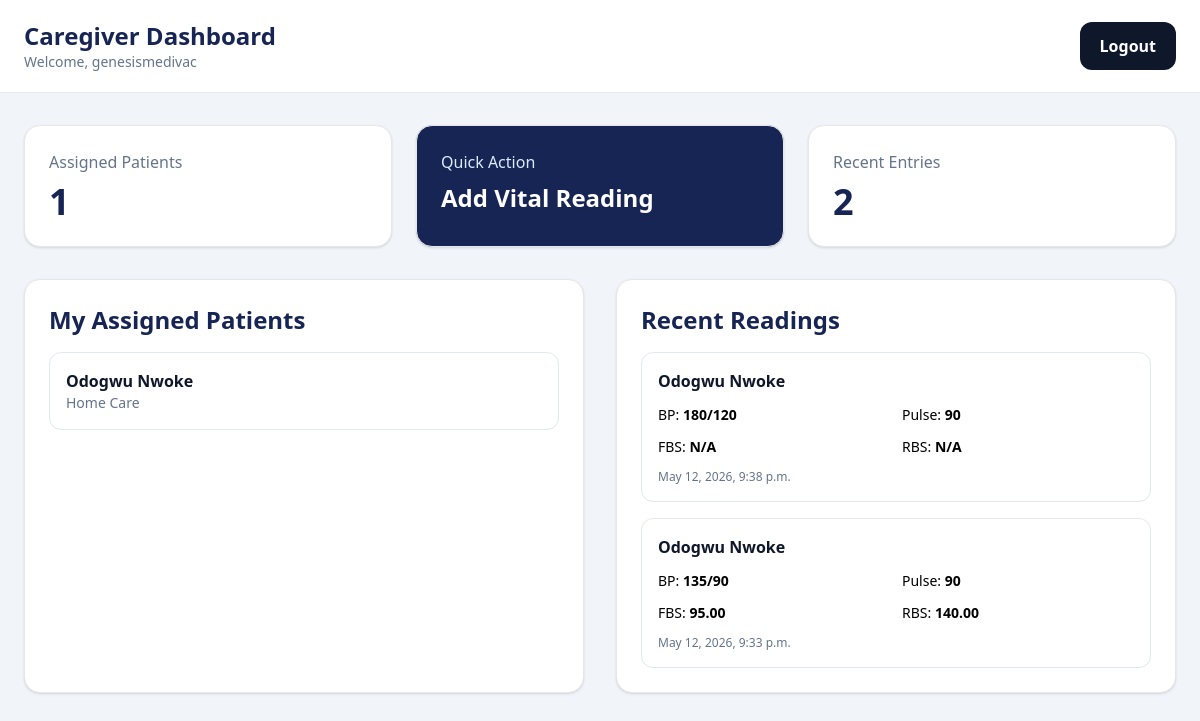
Page /caregiver/dashboard/ (signed in) on the committed database.
### monitoring/models.py (models this page shows, shortened)
class Patient(models.Model):
    GENDER_CHOICES = [
        ('male', 'Male'),
        ('female', 'Female'),
    ]
    CARE_TYPE_CHOICES = [
        ('in_patient', 'In-patient Care'),
        ('outpatient', 'Outpatient Clinic'),
        ('home_care', 'Home Care'),
    ]
    full_name = models.CharField(max_length=150)
    date_of_birth = models.DateField(null=True, blank=True)
    gender = models.CharField(max_length=10, choices=GENDER_CHOICES)
    phone_number = models.CharField(max_length=20, blank=True)
    address = models.TextField(blank=True)
    emergency_contact_name = models.CharField(max_length=150, blank=True)
    emergency_contact_phone = models.CharField(max_length=20, blank=True)
    assigned_doctor = models.ForeignKey(
        User,
        on_delete=models.SET_NULL,
        null=True,
        blank=True,
        related_name='doctor_patients'
    )
    assigned_caregiver = models.ForeignKey(
        User,
        on_delete=models.SET_NULL,
        null=True,
        blank=True,
        related_name='caregiver_patients'
    )
    known_conditions = models.TextField(blank=True)
    current_medications = models.TextField(blank=True)
    care_type = models.CharField(
        max_length=20,
        choices=CARE_TYPE_CHOICES,
        default='home_care'
    )
    created_at = models.DateTimeField(auto_now_add=True)

class VitalReading(models.Model):
    patient = models.ForeignKey(
        Patient,
        on_delete=models.CASCADE,
        related_name='vital_readings'
    )
    fasting_blood_sugar = models.DecimalField(
        max_digits=6,
        decimal_places=2,
        null=True,
        blank=True,
        validators=[MinValueValidator(0), MaxValueValidator(1000)]
    )
    random_blood_sugar = models.DecimalField(
        max_digits=6,
        decimal_places=2,
        null=True,
        blank=True,
        validators=[MinValueValidator(0), MaxValueValidator(1000)]
    )
    systolic_bp = models.PositiveIntegerField(
        validators=[MinValueValidator(50), MaxValueValidator(300)]
    )
    diastolic_bp = models.PositiveIntegerField(
        validators=[MinValueValidator(30), MaxValueValidator(200)]
    )
    pulse_rate = models.PositiveIntegerField(
        validators=[MinValueValidator(30), MaxValueValidator(250)]
    )
    symptoms = models.TextField(blank=True)
    notes = models.TextField(blank=True)
    report_file = models.FileField(upload_to='reports/', null=True, blank=True)
    created_at = models.DateTimeField(auto_now_add=True)

### monitoring/views.py (the view)
# urls.py: path('caregiver/dashboard/', views.caregiver_dashboard, name='caregiver_dashboard'),
@login_required
def caregiver_dashboard(request):
    assigned_patients = Patient.objects.filter(assigned_caregiver=request.user)
    recent_readings = VitalReading.objects.filter(
        patient__assigned_caregiver=request.user
    ).select_related('patient').order_by('-created_at')[:5]
    return render(request, 'monitoring/caregiver_dashboard.html', {
        'assigned_patients': assigned_patients,
        'recent_readings': recent_readings,
    })

### monitoring/templates/monitoring/caregiver_dashboard.html (shortened to what this page needs)
<!DOCTYPE html>
<html lang="en">
<head>
    <script src="https://cdn.tailwindcss.com"></script>
</head>
<body class="bg-slate-100 min-h-screen">
    <header class="bg-white border-b">
        <div class="max-w-7xl mx-auto px-6 py-5 flex items-center justify-between">
            <div>
                <h1 class="text-2xl font-bold text-blue-950">Caregiver Dashboard</h1>
                <p class="text-slate-500 text-sm">Welcome, {{ request.user.username }}</p>
            </div>
            <a href="{% url 'logout' %}"
               class="bg-slate-900 text-white px-5 py-3 rounded-xl font-semibold hover:bg-slate-800">
                Logout
            </a>
        </div>
    </header>
    <main class="max-w-7xl mx-auto px-6 py-8">
        <div class="grid grid-cols-1 md:grid-cols-3 gap-6 mb-8">
            <div class="bg-white rounded-2xl shadow p-6 border">
                <p class="text-slate-500">Assigned Patients</p>
                <h2 class="text-4xl font-bold text-blue-950 mt-2">
                    {{ assigned_patients.count }}
                </h2>
            </div>
            <a href="{% url 'add_vital_reading' %}"
               class="bg-blue-950 text-white rounded-2xl shadow p-6 border hover:bg-blue-900">
                <p class="text-blue-100">Quick Action</p>
                <h2 class="text-2xl font-bold mt-2">Add Vital Reading</h2>
            </a>
            <div class="bg-white rounded-2xl shadow p-6 border">
                <p class="text-slate-500">Recent Entries</p>
                <h2 class="text-4xl font-bold text-blue-950 mt-2">
                    {{ recent_readings.count }}
                </h2>
            </div>
        </div>
        <div class="grid grid-cols-1 lg:grid-cols-2 gap-8">
            <section class="bg-white rounded-2xl shadow p-6 border">
                <h2 class="text-2xl font-bold text-blue-950 mb-4">
                    My Assigned Patients
                </h2>
                {% if assigned_patients %}
                    <div class="space-y-4">
                        {% for patient in assigned_patients %}
                            <div class="border border-slate-200 rounded-xl p-4">
                                <h3 class="font-bold text-slate-900">
                                    {{ patient.full_name }}
                                </h3>
                                <p class="text-sm text-slate-500">
                                    {{ patient.get_care_type_display }}
                                </p>
                            </div>
                        {% endfor %}
                    </div>
                {% else %}
                    <p class="text-slate-500">
                        No patient has been assigned to you yet.
                    </p>
                {% endif %}
            </section>
            <section class="bg-white rounded-2xl shadow p-6 border">
                <h2 class="text-2xl font-bold text-blue-950 mb-4">
                    Recent Readings
                </h2>
                {% if recent_readings %}
                    <div class="space-y-4">
                        {% for reading in recent_readings %}
                            <div class="border border-slate-200 rounded-xl p-4">
                                <h3 class="font-bold text-slate-900">
                                    {{ reading.patient.full_name }}
                                </h3>
                                <div class="grid grid-cols-2 gap-3 mt-3 text-sm">
                                    <p>BP: <strong>{{ reading.systolic_bp }}/{{ reading.diastolic_bp }}</strong></p>
                                    <p>Pulse: <strong>{{ reading.pulse_rate }}</strong></p>
                                    <p>FBS: <strong>{{ reading.fasting_blood_sugar|default:"N/A" }}</strong></p>
                                    <p>RBS: <strong>{{ reading.random_blood_sugar|default:"N/A" }}</strong></p>
                                </div>
                                <p class="text-xs text-slate-500 mt-3">
                                    {{ reading.created_at }}
                                </p>
                            </div>
                        {% endfor %}
                    </div>
                {% else %}
                    <p class="text-slate-500">
                        No readings submitted yet.
                    </p>
                {% endif %}
            </section>
        </div>
    </main>
</body>
</html>

### rows in the picture
Patient: full_name "Odogwu Nwoke", care_type "Home Care"
VitalReading: patient.full_name "Odogwu Nwoke", systolic_bp "180", diastolic_bp "120", pulse_rate "90", fasting_blood_sugar "N/A", random_blood_sugar "N/A", created_at "May 12, 2026, 9:38 p.m."
VitalReading: patient.full_name "Odogwu Nwoke", systolic_bp "135", diastolic_bp "90", pulse_rate "90", fasting_blood_sugar "95.00", random_blood_sugar "140.00", created_at "May 12, 2026, 9:33 p.m."

### other values in the picture
{{ request.user.username }} "genesismedivac"
{{ assigned_patients.count }} "1"
{{ recent_readings.count }} "2"
